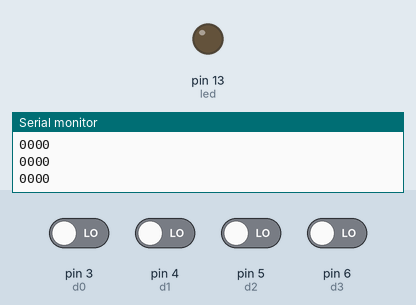
Recording of a sketch running on a simulated Arduino Uno, built with avr-gcc and run on an emulated ATmega328P. On the bench: output pins drawn as LEDs (lit = HIGH), the last lines printed to the serial monitor. Dashed ring = blinking. The test bench sets the inputs (shaded band); at power-on: pin 3 (d0), pin 4 (d1), pin 5 (d2), pin 6 (d3) LOW.

Above: at 2.8 s.
2.9 s: pin 5 (d2) driven HIGH
At 3.3 s:
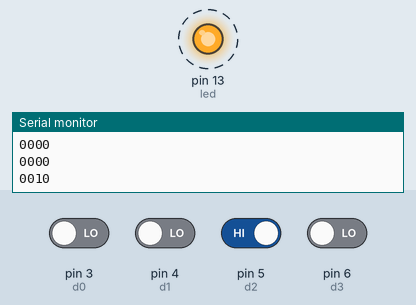
7.0 s: pin 3 (d0) driven HIGH
At 8.1 s:
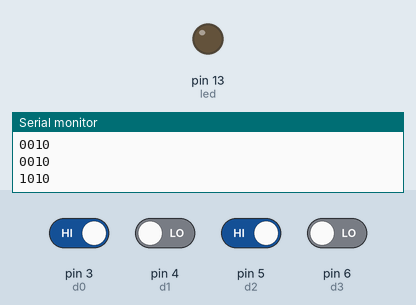
8.5 s: pin 3 (d0) driven LOW
At 12.4 s:
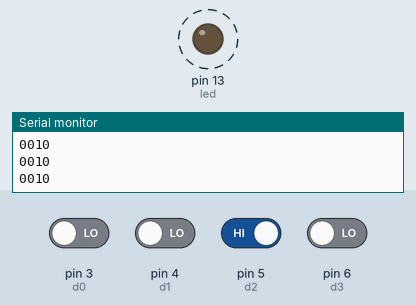
12.6 s: pin 4 (d1) driven HIGH
At 13.3 s:
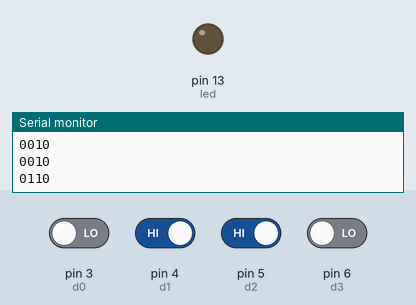
Timing chart, 0 to 15.1 s (numbered marks = the images above; inputs shaded):
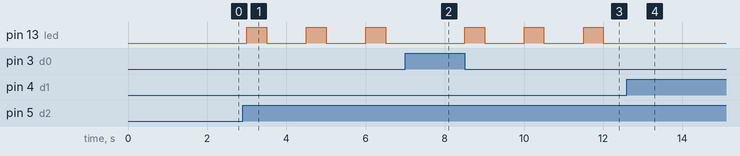

The sketch:

DTMF_Decoder.ino
```cpp
String x, y, z, t, finalstring;
int d0 = 3;
int d1 = 4;
int d2 = 5;
int d3 = 6;
int led = 13;
int number[] = {0101, 1000, 0100, 1100, 0010, 1010, 0110, 1110, 0001, 1001, 1101, 0011}; // 0,1,2,3,4,5,6,7,8,9,*,# respectively

void setup() {

  pinMode(d0, INPUT);
  pinMode(d1, INPUT);
  pinMode(d2, INPUT);
  pinMode(d3, INPUT);
  pinMode(led, OUTPUT);
  Serial.begin (9600);
}
void loop() {

  x = digitalRead(d0);
  y = digitalRead(d1);
  z = digitalRead(d2);
  t = digitalRead(d3);

  finalstring = x + y + z + t;

  Serial.print("\n");
  Serial.print(finalstring);
  if (finalstring == "1000")
  {
    digitalWrite(led, HIGH);
  }
  if (finalstring == "0100")
  {
    digitalWrite(led, LOW);
  }
  if (finalstring == "1100")
  {
    digitalWrite(led, HIGH);
    delay(1000);
    digitalWrite(led, LOW);
  }
  if (finalstring == "0010")
  {
    digitalWrite(led, HIGH);
    delay(500);
    digitalWrite(led, LOW);
  }
  delay(1000);
}
```

Measured:
- after the input at 2.9 s, pin 13 (led): alternates HIGH for 0.50 s and LOW for 1.0 s, starting after 0.10 s
- after the input at 7.0 s, pin 13 (led): stays LOW (without the input it goes to HIGH after 0.50 s)
- after the input at 8.5 s, pin 13 (led): alternates HIGH for 0.50 s and LOW for 1.0 s, starting at once
- after the input at 12.6 s, pin 13 (led): stops changing and stays LOW
